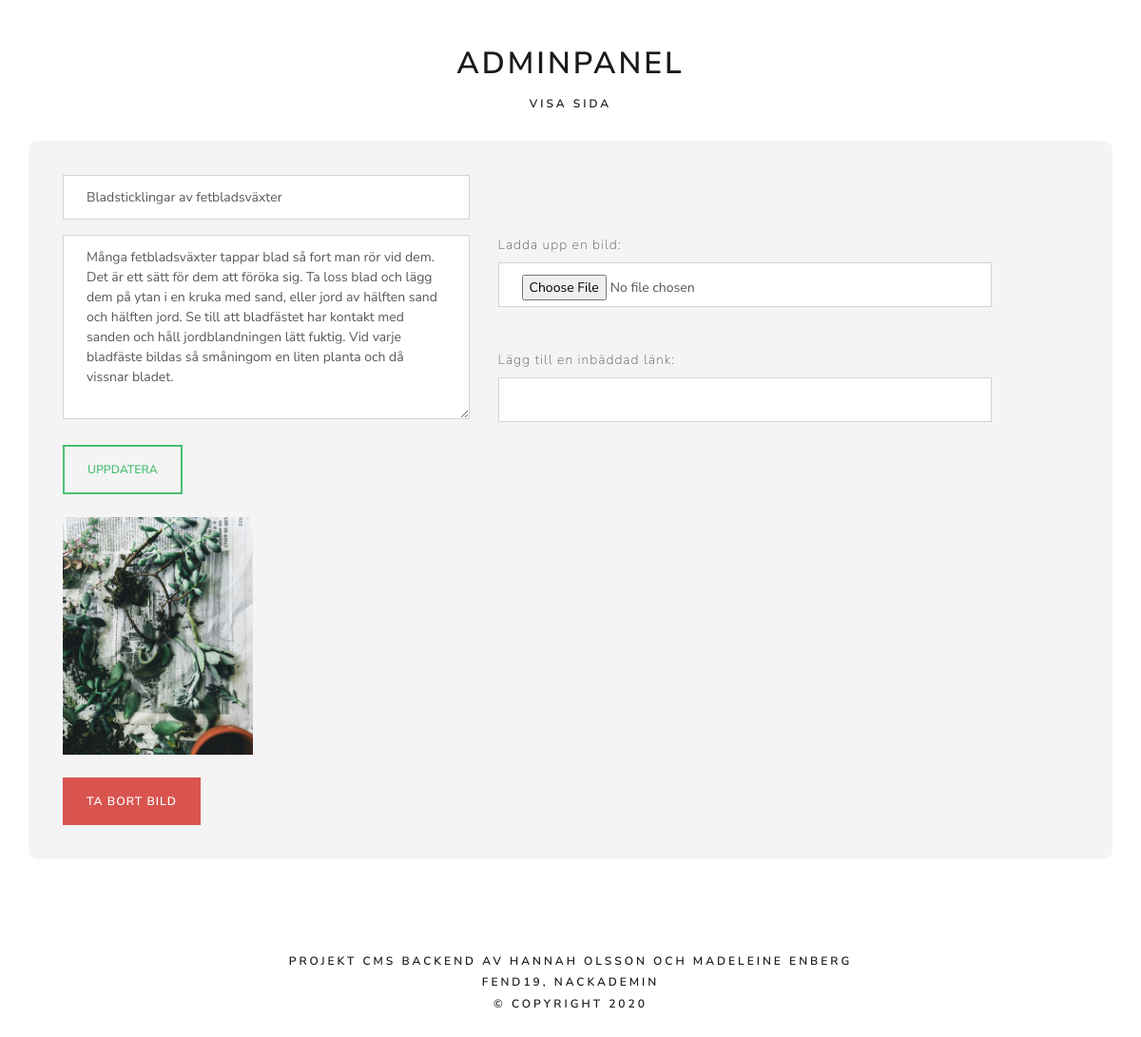
/admin/update.php?id=24, run on the app's committed database.
### tables this page shows
CREATE TABLE `posts` (
  `id` int(11) NOT NULL,
  `heading` varchar(100) NOT NULL,
  `post` varchar(5000) NOT NULL,
  `date` datetime NOT NULL DEFAULT CURRENT_TIMESTAMP,
  `image` varchar(100) NOT NULL,
  `link` varchar(500) NOT NULL,
  `published` tinyint(1) NOT NULL
);

### admin/update.php (the view, shortened to what this page needs)
<?php
require_once '../db.php';
require_once 'header-admin.php';
$imageold = "";
if(isset($_GET['id'])){
    $id = htmlspecialchars($_GET['id']);
    $sql = "SELECT * FROM posts WHERE id =:id";
    $stmt = $db->prepare($sql);
    $stmt->bindParam(':id', $id);
    $stmt->execute();
    if($stmt->rowCount() > 0){
        $row = $stmt->fetch(PDO::FETCH_ASSOC);
        $heading = $row['heading'];
        $post = $row['post'];
        $link = $row['link'];
        $imageold = $row['image'];
    }else {
        header('Location:index.php');
        exit;
    }
}else {
    header('Location:index.php');
    exit;
}
    ?>
<form action="#" method="POST" enctype="multipart/form-data">
<div class="row">
        <div class="col-md-5">
            <input type="text" placeholder="Rubrik" value='<?php echo $heading; ?>' name="heading" class="form-control mb-3">
        </div>
</div>
<div class="row">
        <div class="col-md-5">
            <textarea name="post" placeholder="Skriv ett inlägg (max 5000 tecken)" cols="10" rows="8" class="form-control mb-3"><?php echo $post;?></textarea>
        </div>
        <div class="col-md-6">
        <label for="image">Ladda upp en bild:</label><br>
        <input type="file" name="image" class="form-control mb-4">
        <br>
        <label for="link">Lägg till en inbäddad länk:</label><br>
        <input type="text" name="link" value='<?php echo $link; ?>' class="form-control mb-4">
</div>
</div>
<div class="row">
        <div class="col-md-2">
            <input type="submit" value="Uppdatera" class="btn btn-outline-success mb-4">
        </div>
</div>
</form>
<?php
if (!$imageold === false){
    echo "<img src='../images/$imageold' width='200px' class='mb-4'><br>
     <a href='delete-img.php?id=$id' class='btn btn-danger'>Ta bort bild</a>";
}
?>
<?php  require_once 'footer-admin.php'; ?>

### admin/style-admin.css (style rules this page uses)
input[type="text"] { background-color: #ffffff; }
.form-control { background-color: #ffffff; }

### data on the page
posts: heading "Bladsticklingar av fetbladsväxter", post "Många fetbladsväxter tappar blad så fort man rör vid dem. Det är ett sätt för dem att föröka sig. Ta loss blad och lägg dem på ytan i en kruka med sand, eller jord av hälften sand och hälften jord. Se till att bladfästet har kontakt med sanden och håll jordblandningen lätt fuktig. Vid varje bladfäste bildas så småningom en liten planta och då vissnar bladet.", image (picture)

### other printed values
Date("Y") "2020"
